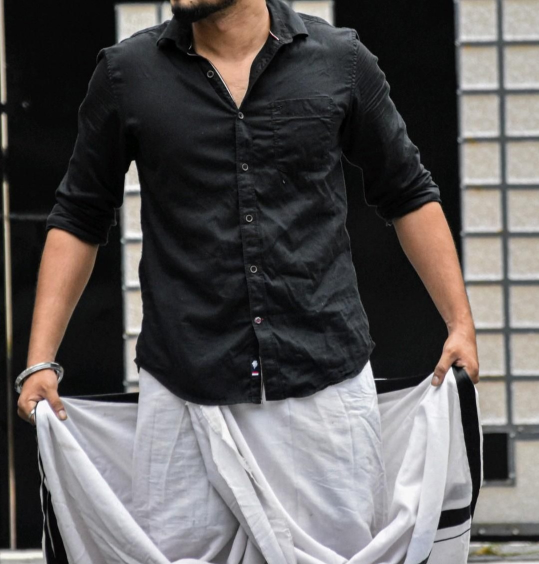
#> input picture tests/fixtures/image-processing/mundu-black-shirt-close.jpg, 1078 x 1128 px (shown at 1/2 size)
$ python -i balance.py   (imports and definitions only)
#> lines starting #> are read from the running program, lines starting #| are printed output that depends on the picture
from __future__ import annotations

from dataclasses import dataclass

import cv2
import numpy as np


@dataclass(frozen=True)
class BalanceResult:
    jpeg: bytes
    transformations: tuple[str, ...]


def balance_garment(image_bytes: bytes) -> BalanceResult:
    encoded = np.frombuffer(image_bytes, dtype=np.uint8)
    image = cv2.imdecode(encoded, cv2.IMREAD_UNCHANGED)
    if image is None:
        raise ValueError("Unsupported or invalid image")
    if image.ndim != 3 or image.shape[2] != 4:
        raise ValueError("Balanced main image requires a transparent PNG cutout")

    image = _limit_working_size(image, 1800)
    alpha = image[:, :, 3]
    if np.count_nonzero(alpha > 8) < image.shape[0] * image.shape[1] * 0.01:
        raise ValueError("Transparent cutout does not contain a visible garment")

    transformations: list[str] = []
    leveled, angle = _level_hem(image)
    if abs(angle) >= 0.25:
        image = leveled
        transformations.append("HEM_LEVELING")

    mask = image[:, :, 3] > 8
    bounds = _bounds(mask)
    if bounds is None:
        raise ValueError("Transparent cutout does not contain a visible garment")

    left, top, right, bottom = bounds
    subject_width = right - left + 1
    center_x = int(round((left + right) / 2))
    hooded = _looks_hooded(mask, bounds)
    shoulder_y = _shoulder_y(mask, bounds, hooded)
    torso_left, torso_right = _torso_bounds(mask, bounds, shoulder_y)
    source_for_balance = image.copy()

    left_arm = np.zeros_like(mask)
    right_arm = np.zeros_like(mask)
    left_arm[shoulder_y : bottom + 1, left:torso_left] = mask[shoulder_y : bottom + 1, left:torso_left]
    right_arm[shoulder_y : bottom + 1, torso_right + 1 : right + 1] = mask[
        shoulder_y : bottom + 1, torso_right + 1 : right + 1
    ]
    left_arm = _largest_connected_component(left_arm)
    right_arm = _largest_connected_component(right_arm)
    left_shift = _arm_row_shifts(left_arm, shoulder_y, torso_left, subject_width, -1)
    right_shift = _arm_row_shifts(right_arm, shoulder_y, torso_right, subject_width, 1)
    hood_shift = _hood_row_shifts(mask, top, shoulder_y, center_x, subject_width) if hooded else np.zeros(image.shape[0], dtype=np.float32)
    balanced = _continuous_pose_warp(
        image,
        left_shift,
        right_shift,
        hood_shift,
        torso_left,
        torso_right,
        max(4, int(subject_width * 0.1)),
    )

    if hooded and np.max(np.abs(hood_shift)) >= 1.0:
        transformations.append("HOOD_CENTERING")
    if max(np.max(np.abs(left_shift)), np.max(np.abs(right_shift))) >= 1.0:
        transformations.append("SLEEVE_ALIGNMENT")
    if not _balanced_outline_is_safe(source_for_balance, balanced):
        balanced = source_for_balance
        transformations.append("OUTLINE_SAFETY_FALLBACK")

    output = _storefront_canvas(balanced)
    ok, encoded_jpeg = cv2.imencode(
        ".jpg",
        output,
        [cv2.IMWRITE_JPEG_QUALITY, 94],
    )
    if not ok:
        raise RuntimeError("Unable to encode balanced main image")
    return BalanceResult(jpeg=encoded_jpeg.tobytes(), transformations=tuple(transformations))


# [258 lines left out: functions _limit_working_size, _level_hem, _looks_hooded, _shoulder_y, _torso_bounds, _arm_row_shifts and 8 more, not called in this run]


def _smoothstep(value: float) -> float:
    return value * value * (3.0 - 2.0 * value)

>>> import cv2
>>> picture = cv2.imread('../../../tests/fixtures/image-processing/mundu-black-shirt-close.jpg', cv2.IMREAD_GRAYSCALE)
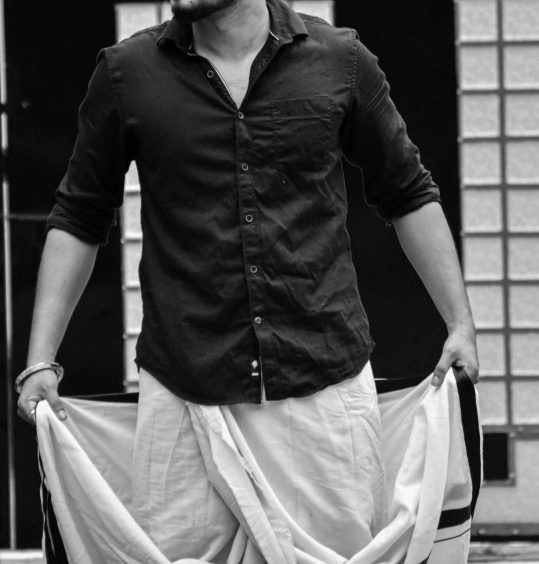
#> picture: shape (1128, 1078) (shown at 1/2 size); min 0, max 254, mean 90.6
#> (the run stopped early here; a loop or call above may not have finished)
